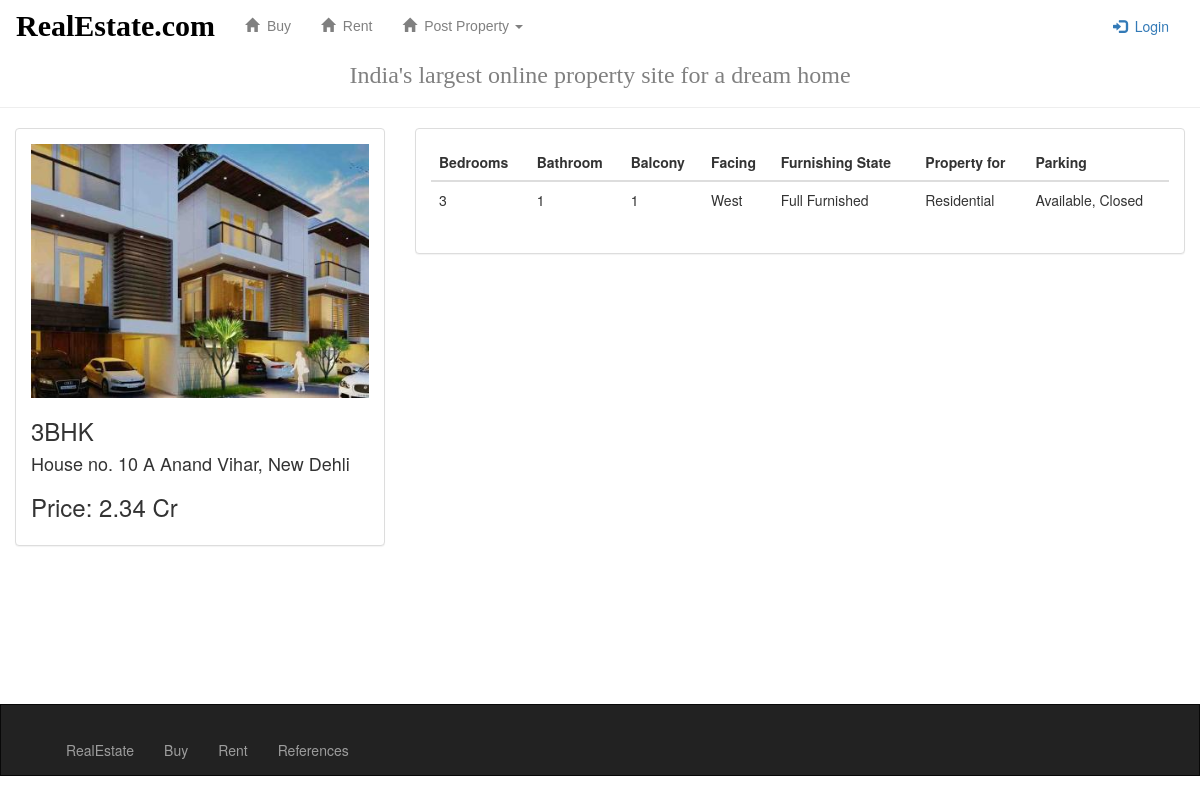
The app's page /property_portal/buy_details/3/ with its own data.
### property_portal/models.py (models this page shows, shortened)
class Buy(models.Model):
    user_info = models.CharField(max_length=10, choices=USER)
    property_for = models.CharField(max_length=50, choices=PROPERTY_FOR)
    city = models.CharField(max_length=25, choices=CITY)
    address = models.TextField(max_length = 1000)
    property_type = models.CharField(max_length = 10, choices = PROPERTY_TYPE)
    bedroom = models.PositiveIntegerField(blank=False, null=True)
    bathroom = models.CharField(max_length = 5, choices = BATHROOM)
    balconies = models.CharField(max_length = 5, choices = BALCONIES)
    parking = models.CharField(max_length = 50, choices = PARKING)
    furnished_state = models.CharField(max_length = 50, choices = FURNISHED_STATE)
    price = models.CharField(max_length= 20)
    facing =  models.CharField(max_length = 15, null=True)
    image1 = models.FileField(null=True)
    image2 = models.FileField(null=True)
    image3 = models.FileField(null=True)
    image4 =  models.FileField(null=True)

### property_portal/views.py (the view)
# urls.py: url(r'^buy_details/(?P<pk>[0-9]+)/$', views.BuyDetailView.as_view(), name = 'buy_details'),
class BuyDetailView(generic.DetailView):
    model = Buy
    template_name = 'property_portal/buy_details.html'
    context_object_name = 'b_item'

### property_portal/templates/property_portal/buy_details.html (shortened to what this page needs)
{% extends 'property_portal/base.html'%}
{%block body%}
    <div class="container-fluid">
      <div class="row">
          <div class="col-md-4">
            <div class="panel panel-default">
              <div class="panel-body">
                    <img src="{{ b_item.image1.url }}" style="width:100%">
                        <div class="caption">
                          <h3> {{ b_item.property_type }} </h3>
                          <h4> {{ b_item.address }} </h4>
                          <h3>Price:  {{ b_item.price }} </h3>
                    </div>
             </div>
           </div>
         </div>
        <div class="col-sm-5 col-md-8">
            <div class="panel panel-default">
                <div class="panel-body">
                    <table class="table">
                                <thead>
                                <tr>
                                    <th>Bedrooms</th>
                                    <th>Bathroom</th>
                                    <th>Balcony</th>
                                    <th>Facing</th>
                                    <th>Furnishing State</th>
                                    <th>Property for</th>
                                    <th>Parking</th>
                                </tr>
                                </thead>
                                <tbody>
                                    <tr>
                                        <td>{{ b_item.bedroom }}</td>
                                        <td>{{ b_item.bathroom }}</td>
                                        <td>{{ b_item.balconies }}</td>
                                        <td>{{ b_item.facing }}</td>
                                        <td>{{ b_item.furnished_state }}</td>
                                        <td>{{ b_item.property_for }}</td>
                                        <td>{{ b_item.parking }}</td>
                                    </tr>
                                </tbody>
                    </table>
                </div>
            </div>
            <div id="map" style="width:100%;height:400px;"></div>
        </div>
     </div>
   </div>
{% endblock %}

### records on screen
Buy: image1 (picture), property_type "3BHK", address "House no. 10 A Anand Vihar, New Dehli", price "2.34 Cr", bedroom "3", bathroom "1", balconies "1", facing "West", furnished_state "Full Furnished", property_for "Residential", parking "Available, Closed"
